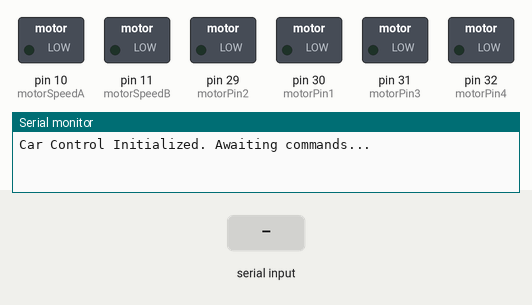
A sketch run on a simulated Arduino Mega 2560, built with avr-gcc and run on an emulated ATmega2560. Shown: switched loads named in the sketch (green lamp = pin HIGH), the last lines printed to the serial monitor. Inputs (shaded band) come from the test bench.

Above: at 1.2 s.
1.3 s: "F" received over Serial
At 2.4 s:
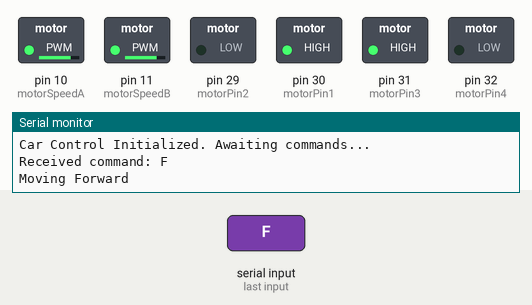
2.9 s: "B" received over Serial
At 3.5 s:
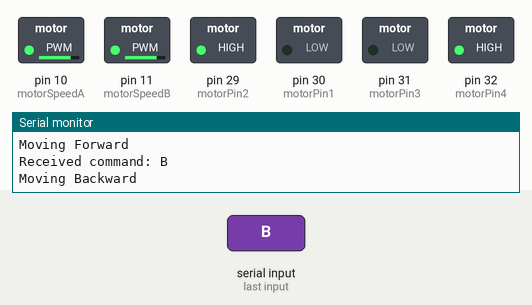
4.4 s: "L" received over Serial
At 4.7 s:
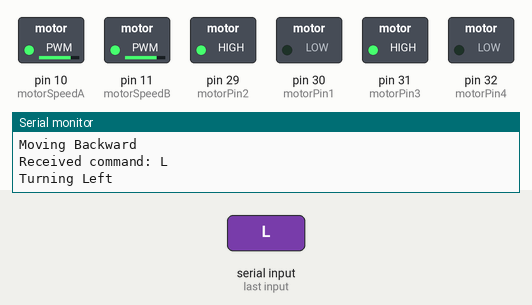
5.9 s: "R" received over Serial
At 7.1 s:
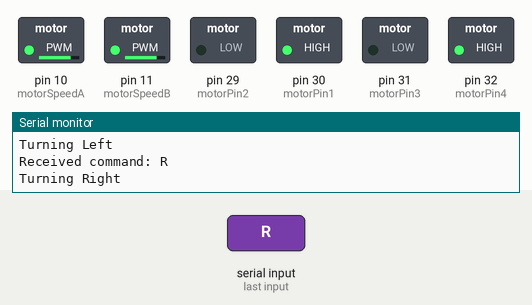
Timing chart, 0 to 8.4 s (numbered marks = the images above; inputs shaded):
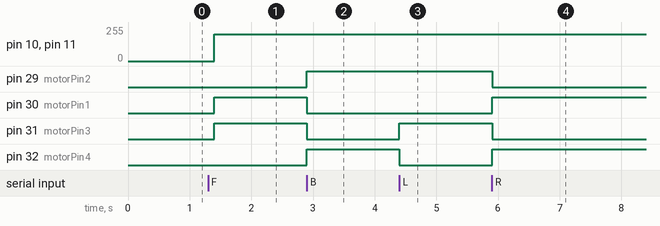

Measured:
- after the input at 1.3 s, pin 10 (motorSpeedA), pin 11 (motorSpeedB): 0/255 → 200/255 after 0.10 s; pin 30 (motorPin1), pin 31 (motorPin3): LOW → HIGH after 0.10 s
- after the input at 2.9 s, pin 29 (motorPin2), pin 32 (motorPin4): LOW → HIGH at once; pin 30 (motorPin1), pin 31 (motorPin3): HIGH → LOW at once
- after the input at 4.4 s, pin 31 (motorPin3): LOW → HIGH at once; pin 32 (motorPin4): HIGH → LOW at once
- after the input at 5.9 s, pin 29 (motorPin2), pin 31 (motorPin3): HIGH → LOW at once; pin 30 (motorPin1), pin 32 (motorPin4): LOW → HIGH at once

The sketch:

WiFi_Car.ino
```cpp
// Motor pins
const int motorPin1 = 30; // Motor A IN1
const int motorPin2 = 29; // Motor A IN2
const int motorPin3 = 31; // Motor B IN3
const int motorPin4 = 32; // Motor B IN4
const int motorSpeedA = 10; // ENA pin for Motor A (PWM)
const int motorSpeedB = 11; // ENB pin for Motor B (PWM)

// Speed setting
int speed = 200; // Initial speed (range 0-255)

// Bluetooth command variable
char command;

void setup() {
  Serial.begin(9600); // Initialize serial communication with Bluetooth module

  // Initialize motor pins
  pinMode(motorPin1, OUTPUT);
  pinMode(motorPin2, OUTPUT);
  pinMode(motorPin3, OUTPUT);
  pinMode(motorPin4, OUTPUT);
  pinMode(motorSpeedA, OUTPUT);
  pinMode(motorSpeedB, OUTPUT);

  // Print initial message
  Serial.println("Car Control Initialized. Awaiting commands...");
}

void loop() {
  // Check if data is available from Bluetooth module
  if (Serial.available() > 0) {
    command = Serial.read();
    Serial.print("Received command: ");
    Serial.println(command);

    // Process Bluetooth commands
    switch (command) {
      case 'F': // Move forward
        moveForward();
        Serial.println("Moving Forward");
        break;
      case 'B': // Move backward
        moveBackward();
        Serial.println("Moving Backward");
        break;
      case 'L': // Turn left
        turnLeft();
        Serial.println("Turning Left");
        break;
      case 'R': // Turn right
        turnRight();
        Serial.println("Turning Right");
        break;
      case 'S': // Stop
        stopCar();
        Serial.println("Stopping");
        break;
      case '1': // Set speed low
        speed = 100;
        Serial.println("Speed set to Low");
        break;
      case '2': // Set speed medium
        speed = 150;
        Serial.println("Speed set to Medium");
        break;
      case '3': // Set speed high
        speed = 200;
        Serial.println("Speed set to High");
        break;
      case '4': // Set speed max
        speed = 255;
        Serial.println("Speed set to Max");
        break;
      default:
        stopCar();
        Serial.println("Unknown Command. Stopping");
        break;
    }
  }

  delay(100); // Small delay for stability
}

// Function to move the car forward
void moveForward() {
  analogWrite(motorSpeedA, speed);
  analogWrite(motorSpeedB, speed);
  digitalWrite(motorPin1, HIGH);
  digitalWrite(motorPin2, LOW);
  digitalWrite(motorPin3, HIGH);
  digitalWrite(motorPin4, LOW);
}

// Function to move the car backward
void moveBackward() {
  analogWrite(motorSpeedA, speed);
  analogWrite(motorSpeedB, speed);
  digitalWrite(motorPin1, LOW);
  digitalWrite(motorPin2, HIGH);
  digitalWrite(motorPin3, LOW);
  digitalWrite(motorPin4, HIGH);
}

// Function to turn the car left
void turnLeft() {
  analogWrite(motorSpeedA, speed);
  analogWrite(motorSpeedB, speed);
  digitalWrite(motorPin1, LOW);
  digitalWrite(motorPin2, HIGH);
  digitalWrite(motorPin3, HIGH);
  digitalWrite(motorPin4, LOW);
}

// Function to turn the car right
void turnRight() {
  analogWrite(motorSpeedA, speed);
  analogWrite(motorSpeedB, speed);
  digitalWrite(motorPin1, HIGH);
  digitalWrite(motorPin2, LOW);
  digitalWrite(motorPin3, LOW);
  digitalWrite(motorPin4, HIGH);
}

// Function to stop the car
void stopCar() {
  analogWrite(motorSpeedA, 0);
  analogWrite(motorSpeedB, 0);
  digitalWrite(motorPin1, LOW);
  digitalWrite(motorPin2, LOW);
  digitalWrite(motorPin3, LOW);
  digitalWrite(motorPin4, LOW);
}
```
